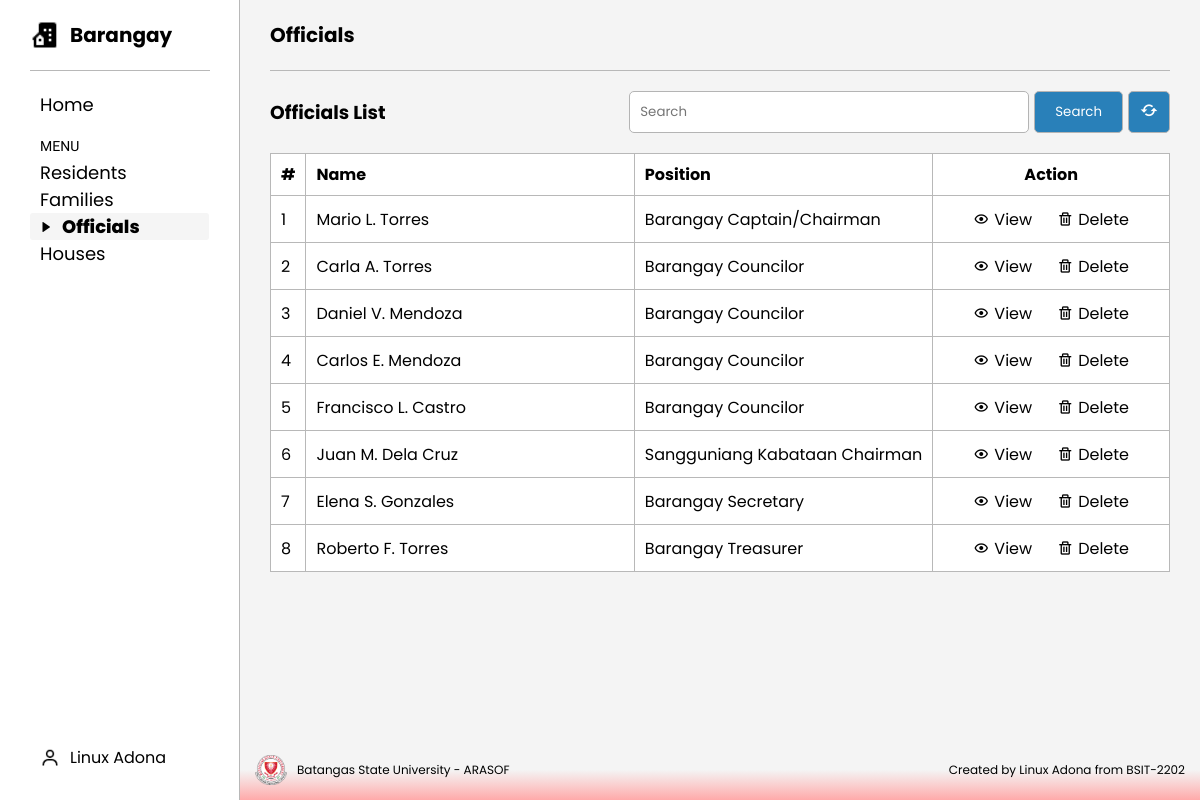
The page /officials-page/officials.php on the database its author committed.
### tables this page shows
CREATE TABLE `officials` (
  `officials_id` int(11) NOT NULL,
  `resident_id` int(11) DEFAULT NULL,
  `position` varchar(100) DEFAULT NULL
);

CREATE TABLE `resident` (
  `resident_id` int(11) NOT NULL,
  `first_name` varchar(50) DEFAULT NULL,
  `middle_name` varchar(50) DEFAULT NULL,
  `last_name` varchar(50) DEFAULT NULL,
  `gender` enum('Male','Female') DEFAULT NULL,
  `date_of_birth` date DEFAULT NULL,
  `address_id` int(11) DEFAULT NULL,
  `family_head` tinyint(1) DEFAULT NULL,
  `family_id` int(11) DEFAULT NULL
);

### brgy_management/tables/officials_info/officials_table.php (the view)
<?php
$search = isset($_GET['search']) ? $_GET['search'] : '';
$sql = "SELECT r.first_name, r.middle_name, r.last_name, o.position, o.officials_id
        FROM officials o
        JOIN resident r ON o.resident_id = r.resident_id
        WHERE r.first_name LIKE '%$search%' OR r.middle_name LIKE '%$search%'
        OR r.last_name LIKE '%$search%' OR o.position LIKE '%$search%'";
$result = $conn->query($sql);
$counter = 0;
if ($result->num_rows > 0) {
    while ($row = $result->fetch_assoc()) {
        $counter++;
        $to_string = "<tr>
                        <td>" . $counter . "</td>
                        <td>" . $row['first_name'] . " " . substr($row['middle_name'], 0, 1) . ". " . $row['last_name'] . "</td>
                        <td>" . $row['position'] . "</td>
                        <td>
                            <div class='actions'>
                                <a href='view_officials.php?id=" . $row['officials_id'] . "' class='view-link'>
                                    <div class='bx-action'>
                                        <i class='bx bx-show' ></i>
                                        <p>View</p>
                                    </div>
                                </a>
                                <a href='delete_officials.php?id=" . $row['officials_id'] . "' class='delete-link'>
                                    <div class='bx-action'>
                                        <i class='bx bx-trash' ></i>
                                        <p>Delete</p>
                                    </div>
                                </a>
                            </div>
                        </td>
                    </tr>";
        echo $to_string;
    }
} else {
    echo "<tr><td colspan='4'>No Officials found.</td></tr>";
}

### styles/style.css (style rules this page uses)
* { margin: 0; padding: 0; box-sizing: border-box; font-family: 'Poppins', sans-serif; }
body { height: 100vh; background: #f4f4f4; overflow: auto; }

### styles/officials/officials.css (style rules this page uses)
table, th, td { border: 1px solid #ddd; }
th, td { padding: 8px 10px; text-align: left; background-color: #fff; border: 1px solid #b8b8b8; }
td { white-space: nowrap; }
th:nth-child(2), td:nth-child(2) { width: auto; }
th:nth-child(3), td:nth-child(3) { width: 150px; }
th:nth-child(1), td:nth-child(1), th:nth-child(4), td:nth-child(4) { width: 1%; }
.actions { display: flex; align-items: center; justify-content: center; gap: 5px; height: 30px; padding: 0 20px; }
.actions a { text-decoration: none; color: inherit; }
.bx-action { display: flex; gap: 5px; align-items: center; padding: 5px 10px; border-radius: 4px; transition: all 0.2s ease; }

### rows shown on the page
officials: resident.first_name "Mario", resident.middle_name "L", resident.last_name "Torres", position "Barangay Captain/Chairman"
officials: resident.first_name "Carla", resident.middle_name "A", resident.last_name "Torres", position "Barangay Councilor"
officials: resident.first_name "Daniel", resident.middle_name "V", resident.last_name "Mendoza", position "Barangay Councilor"
officials: resident.first_name "Carlos", resident.middle_name "E", resident.last_name "Mendoza", position "Barangay Councilor"
officials: resident.first_name "Francisco", resident.middle_name "L", resident.last_name "Castro", position "Barangay Councilor"
officials: resident.first_name "Juan", resident.middle_name "M", resident.last_name "Dela Cruz", position "Sangguniang Kabataan Chairman"
officials: resident.first_name "Elena", resident.middle_name "S", resident.last_name "Gonzales", position "Barangay Secretary"
officials: resident.first_name "Roberto", resident.middle_name "F", resident.last_name "Torres", position "Barangay Treasurer"
